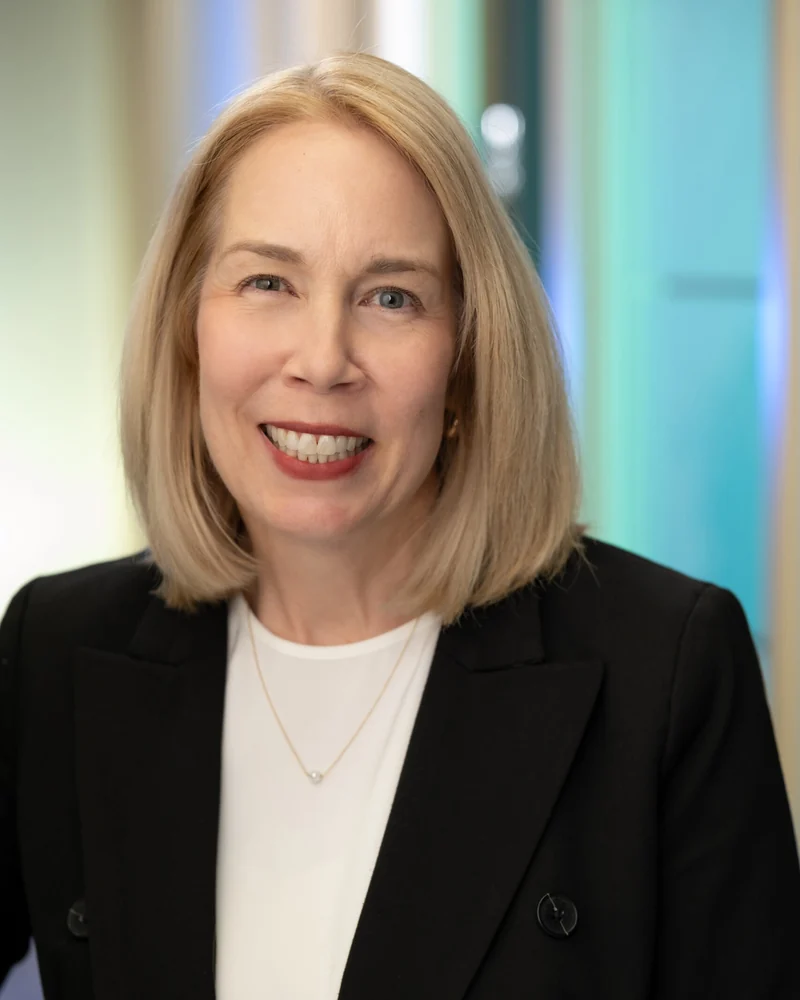
#> input picture assets/founders/jill-earthy.webp, 800 x 1000 px, given in place of Jill-Earthy-Speaker-Headshot-2024.jpg, which was not available
$ python founders.py ../assets/founders/jill-earthy.webp ../assets/founders/katrina-c-foster.webp
#> lines starting #> are read from the running program, lines starting #| are printed output that depends on the picture; after the words box and inside, x2 and y2 are one past the last pixel; in counts of white or black regions, pixels touching at a corner belong together; pictures that were not available may be replaced by others from this repository, and a replacement may not be noted
"""Build the founder portrait derivatives.

Two jobs. First, geometry: crop each source so the eye line sits at a
common fraction of frame height and faces land at a comparable scale,
measured from eye positions read off each original. Second, grade: a muted,
slightly soft treatment with shadows cooled toward ink navy — tuned per
image, because these three were shot under very different light and
identical numbers do not produce a matching result.

Originals are never written to, and are not part of this repository — the
repo root is published as-is, so no local path belongs in here. Pass the
folder holding the three source photographs:

    python3 tools/founders.py <source-dir> <dest-dir>
"""
import os
import sys
from PIL import Image, ImageEnhance, ImageChops

OUT_W, OUT_H = 800, 1000
RATIO = OUT_W / OUT_H            # 0.8  (4:5 portrait)
TARGET_EYE_Y = 0.37              # eye line, fraction of frame height
TARGET_IOD = 0.197               # eye separation, fraction of frame width
NAVY = (11, 27, 58)              # --lattice-ink-navy

# eye_y / eye_l / eye_r are fractions of the SOURCE dimensions, read off a
# percentage grid laid over each original.
#
# brightness : <1 pulls an over-bright studio backdrop back toward the others.
# sat        : colour multiplier (1.0 = untouched). ~0.70 => -30% saturation.
# contrast   : <1 softens. Suzanne's studio light is hardest, so she takes most.
# shadow_k   : strength of the navy shadow cool.
# skin_keep  : how much of the original colour is restored over skin hues,
#              so desaturation does not turn complexions grey.
JOBS = [
    dict(name="jill-earthy.webp",
         file="Jill-Earthy-Speaker-Headshot-2024.jpg",
         eye_y=0.235, eye_l=0.320, eye_r=0.470,
         sat=0.66, contrast=0.97, shadow_k=0.16, skin_keep=0.55, brightness=1.00),
    dict(name="katrina-c-foster.webp",
         file="Katrina-C-Foster-Headshot.png",
         eye_y=0.324, eye_l=0.457, eye_r=0.593,
         sat=0.62, contrast=0.97, shadow_k=0.14, skin_keep=0.58, brightness=1.00),
    dict(name="suzanne-gill.webp",
         file="Suzanne Gill.jpeg",
         eye_y=0.390, eye_l=0.440, eye_r=0.600,
         sat=0.74, contrast=0.95, shadow_k=0.22, skin_keep=0.60, brightness=0.93),
]


def crop_box(W, H, eye_y_f, eye_l, eye_r):
    """4:5 box sized so the eyes span TARGET_IOD of the width and sit at
    TARGET_EYE_Y down the height. Face scale is what makes the set read as
    one, so it sizes the box; the eye line is then placed inside it. Both
    clamp to whatever the source actually contains."""
    eye_y = eye_y_f * H
    eye_cx = (eye_l + eye_r) / 2 * W

    cw = (eye_r - eye_l) * W / TARGET_IOD   # size for a matched face scale
    ch = cw / RATIO
    if cw > W:                          # too wide for the source
        cw, ch = W, W / RATIO
    if ch > H:                          # too tall for the source
        ch, cw = H, H * RATIO
    cw, ch = int(round(cw)), int(round(ch))

    top = int(round(eye_y - TARGET_EYE_Y * ch))
    top = max(0, min(top, H - ch))
    left = int(round(eye_cx - cw / 2))
    left = max(0, min(left, W - cw))
    return left, top, cw, ch


def skin_mask(im):
    """Rough mask over skin-like hues, used to hold complexions back from
    the desaturation. Hue band plus a moderate-saturation gate, so hair and
    warm backgrounds are largely excluded."""
    h, s, v = im.convert("HSV").split()
    hue = h.point(lambda p: 255 if 2 <= p <= 32 else 0)
    sat = s.point(lambda p: 255 if 28 <= p <= 195 else 0)
    val = v.point(lambda p: 255 if p >= 55 else 0)
    return ImageChops.multiply(ImageChops.multiply(hue, sat), val)


def cool_shadows(im, k):
    """Pull the darks toward ink navy. The squared term keeps midtones and
    highlights almost untouched, so only shadow areas take the cast."""
    lum = im.convert("L")
    mask = lum.point(lambda p: int(k * 255 * ((1 - p / 255.0) ** 2)))
    return Image.composite(Image.new("RGB", im.size, NAVY), im, mask)


src_dir, dest = sys.argv[1], sys.argv[2]
for j in JOBS:
    im = Image.open(os.path.join(src_dir, j["file"])).convert("RGB")
#> im is the input picture: PIL image 800x1000 RGB; mean R, G, B 120.4, 120.7, 110.9
    W, H = im.size
#> W = 800; H = 1000
    left, top, cw, ch = crop_box(W, H, j["eye_y"], j["eye_l"], j["eye_r"])
#> left = 12; top = 0; cw = 609; ch = 761
    im = im.crop((left, top, left + cw, top + ch))
#> im: PIL image 609x761 RGB

    # Never enlarge: a soft 2.5x upscale looks worse than a smaller sharp file.
    tw, th = (OUT_W, OUT_H) if cw >= OUT_W else (cw, ch)
#> tw = 609; th = 761
    if (tw, th) != im.size:
        im = im.resize((tw, th), Image.LANCZOS)

    if j["brightness"] != 1.0:
        im = ImageEnhance.Brightness(im).enhance(j["brightness"])
    im = ImageEnhance.Contrast(im).enhance(j["contrast"])
    muted = ImageEnhance.Color(im).enhance(j["sat"])
    keep = skin_mask(im).point(lambda p: int(p * j["skin_keep"] / 255) if p else 0)
#> in skin_mask, `h, s, v = im.convert("HSV").split()`:
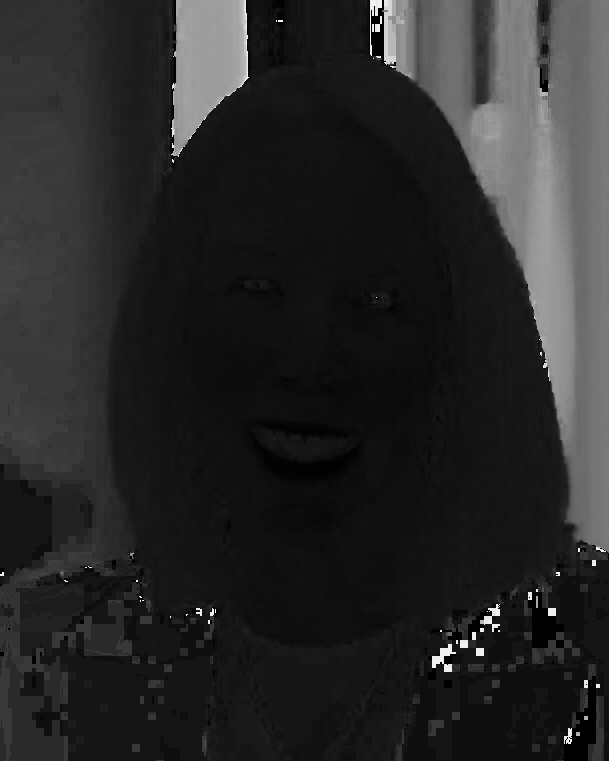
#> h: PIL image 609x761 L; min 0, max 251, mean 40
#> in skin_mask, `h, s, v = im.convert("HSV").split()`:
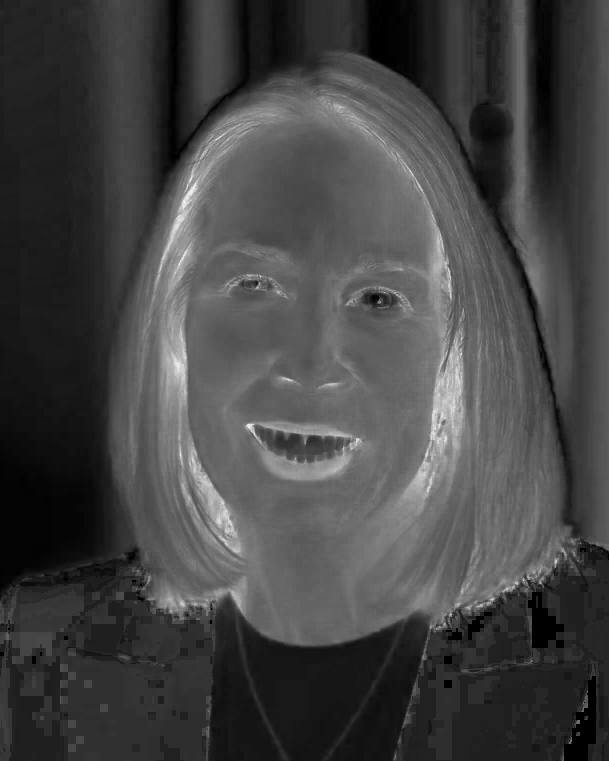
#> s: PIL image 609x761 L; min 0, max 241, mean 68.2
#> in skin_mask, `hue = h.point(lambda p: 255 if 2 <= p <= 32 else 0)`:
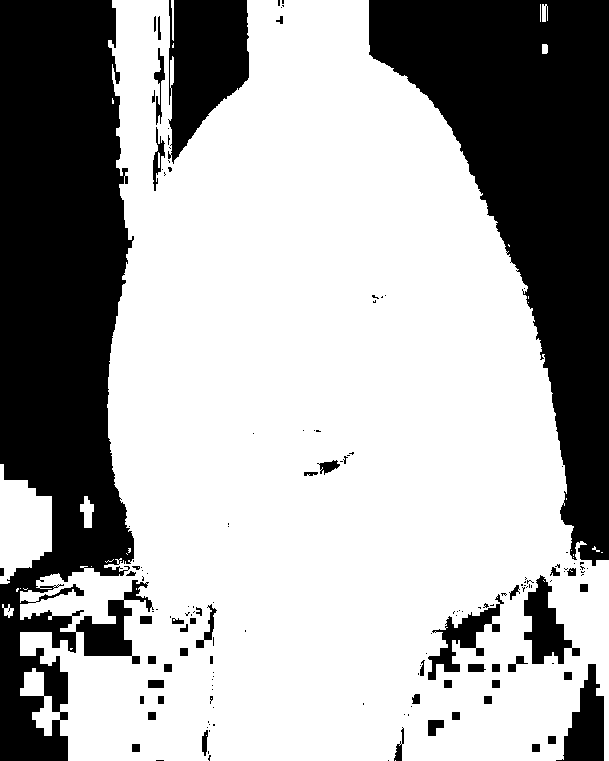
#> hue: PIL image 609x761 L; 66.4% white; 150 black regions (99 under 20 px), largest, box (x1, y1, x2, y2) and area: (0, 0, 154, 761) 74602, (369, 0, 609, 566) 61372, (168, 0, 249, 164) 8983
#> in skin_mask, `sat = s.point(lambda p: 255 if 28 <= p <= 195 else 0)`: sat: PIL image 609x761 L; 82.7% white; 231 black regions (170 under 20 px), largest, box (x1, y1, x2, y2) and area: (0, 212, 138, 599) 30846, (244, 630, 394, 761) 11338, (160, 0, 304, 184) 8401
#> in skin_mask, `val = v.point(lambda p: 255 if p >= 55 else 0)`:
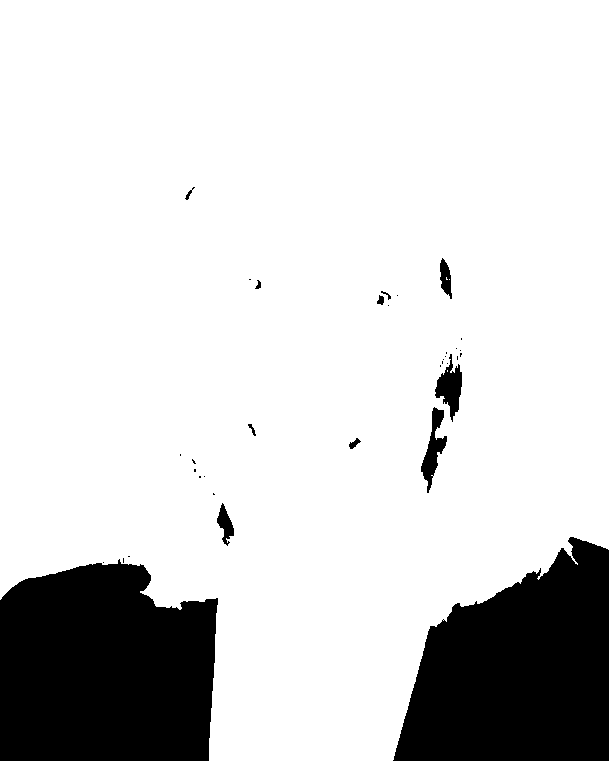
#> val: PIL image 609x761 L; 83.6% white; 35 black regions (23 under 20 px), largest, box (x1, y1, x2, y2) and area: (0, 559, 218, 761) 38233, (393, 537, 609, 761) 34832, (435, 354, 462, 422) 892
#> in skin_mask, `return ImageChops.multiply(ImageChops.multiply(hue, sat), val)`: returned value: PIL image 609x761 L; 47.7% white; 41 white regions (36 under 20 px), largest, box (x1, y1, x2, y2) and area: (107, 0, 574, 761) 220957, (209, 730, 213, 755) 52, (158, 152, 160, 168) 31, (405, 699, 410, 716) 26, (411, 678, 416, 694) 24
#> keep: PIL image 609x761 L; every value is 0
    im = Image.composite(im, muted, keep)
    im = cool_shadows(im, j["shadow_k"])
#> in cool_shadows, `lum = im.convert("L")`:
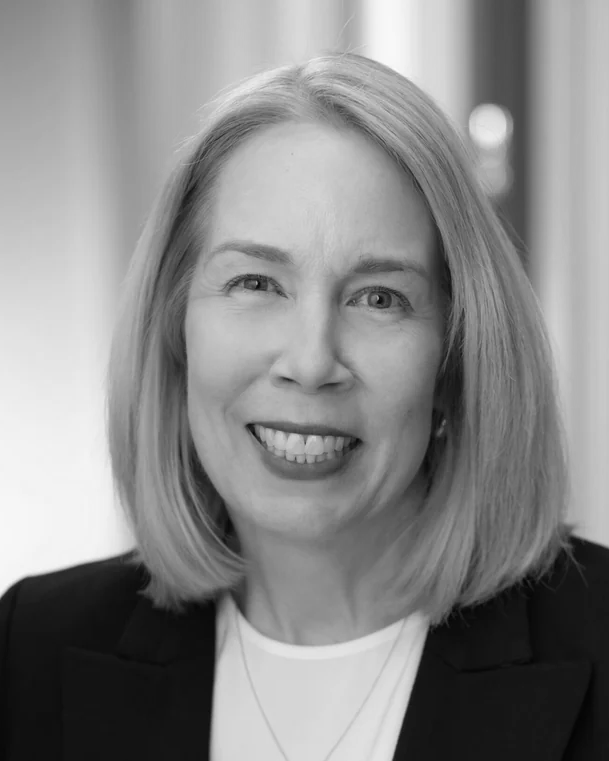
#> lum: PIL image 609x761 L; min 4, max 251, mean 136.4
#> in cool_shadows, `mask = lum.point(lambda p: int(k * 255 * ((1 - p / 255.0) ** 2)))`:
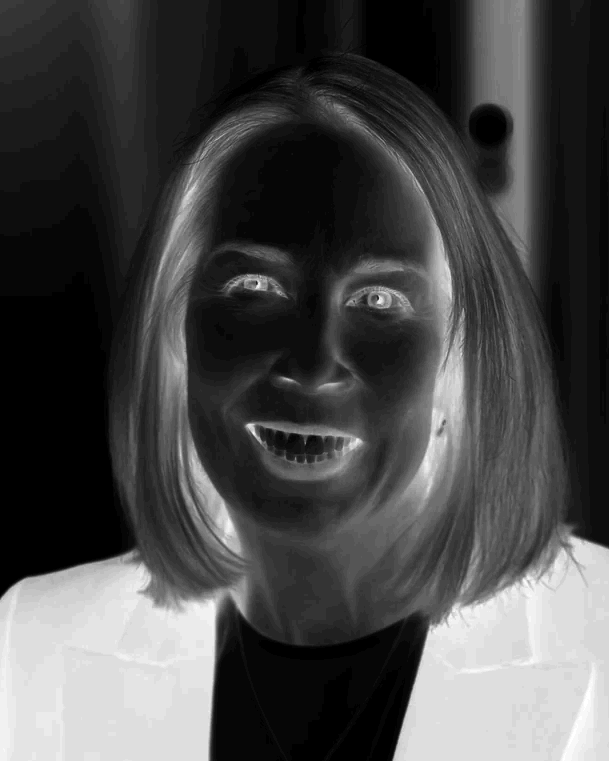
#> mask: PIL image 609x761 L; min 0, max 39, mean 11.2; drawn with min black and max white
#> in cool_shadows, `return Image.composite(Image.new("RGB", im.size, NAVY), im, mask)`:
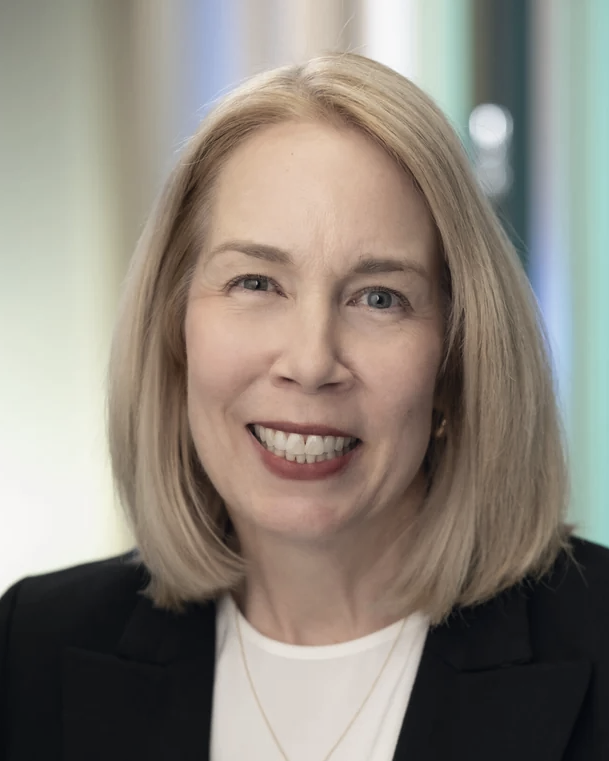
#> returned value: PIL image 609x761 RGB; mean R, G, B 140.7, 133.3, 123.8

    path = f"{dest}/{j['name']}"
    for q in (86, 80, 74, 68):
        im.save(path, "WEBP", quality=q, method=6)
        import os
        if os.path.getsize(path) <= 200_000:
            break
    import os
    eye_actual = (j["eye_y"] * H - top) / ch
#> eye_actual = 0.309
    iod = (j["eye_r"] - j["eye_l"]) * W * (tw / cw)
#> iod = 120
    print(f"{j['name']:24} crop {cw}x{ch}@({left},{top}) -> {tw}x{th}  "
          f"eyes {eye_actual*100:.0f}%  eye-dist {iod:.0f}px  "
          f"{os.path.getsize(path)/1024:.0f}KB")
#| jill-earthy.webp         crop 609x761@(12,0) -> 609x761  eyes 31%  eye-dist 120px  24KB
#> pass 2 of the loop `for j in JOBS:`:
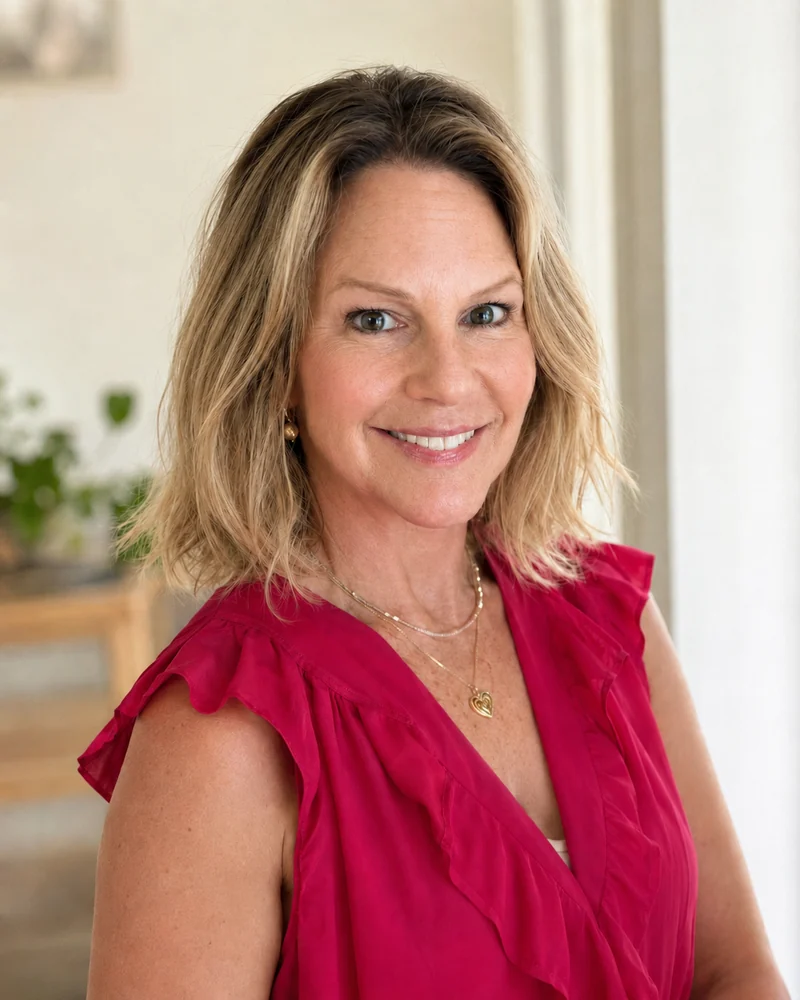
#> input picture assets/founders/katrina-c-foster.webp, 800 x 1000 px, given in place of Katrina-C-Foster-Headshot.png, which was not available
#> im is the input picture: PIL image 800x1000 RGB; mean R, G, B 187.1, 135.3, 127.8
#> muted: PIL image 552x690 RGB
#> h: PIL image 552x690 L
#> s: PIL image 552x690 L
#> v: PIL image 552x690 L
#> in skin_mask (call 2), `hue = h.point(lambda p: 255 if 2 <= p <= 32 else 0)`:
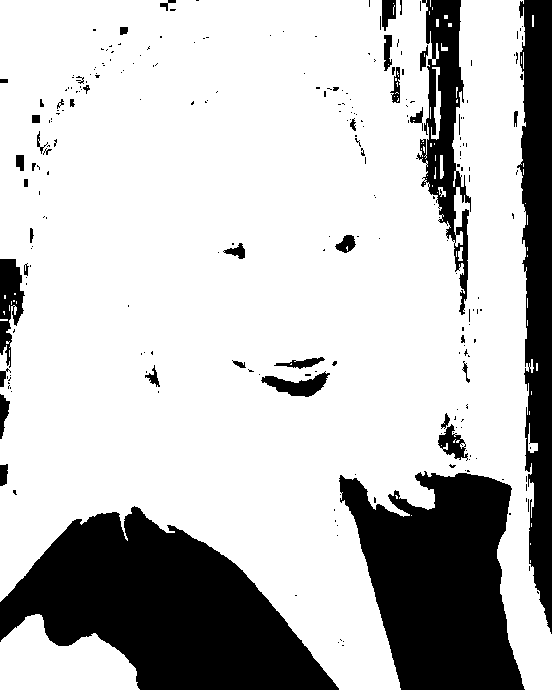
#> hue: PIL image 552x690 L; 75.9% white; 247 black regions (202 under 20 px), largest, box (x1, y1, x2, y2) and area: (0, 506, 339, 690) 35304, (339, 471, 525, 690) 27202, (517, 0, 552, 634) 15502
#> sat: PIL image 552x690 L; 72% white; 445 black regions (411 under 20 px), largest, box (x1, y1, x2, y2) and area: (0, 513, 336, 690) 33613, (336, 476, 522, 690) 24518, (518, 0, 552, 642) 17568
#> val: PIL image 552x690 L; 97% white; 197 black regions (170 under 20 px), largest, box (x1, y1, x2, y2) and area: (158, 11, 327, 124) 4354, (300, 74, 368, 167) 1933, (98, 17, 201, 103) 1393
#> keep: PIL image 552x690 L; every value is 0
#> lum: PIL image 552x690 L
#> in cool_shadows (call 2), `mask = lum.point(lambda p: int(k * 255 * ((1 - p / 255.0) ** 2)))`:
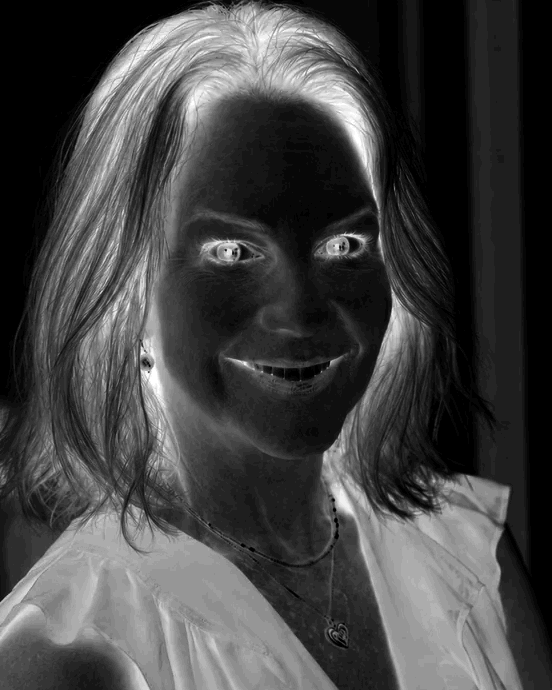
#> mask: PIL image 552x690 L; min 0, max 34, mean 9; drawn with min black and max white
#| katrina-c-foster.webp    crop 552x690@(144,69) -> 552x690  eyes 37%  eye-dist 109px  41KB
